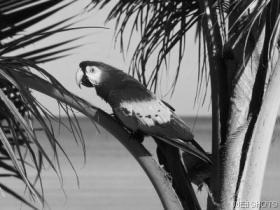
#> input picture org.jpg, 280 x 210 px
$ python Otsu_Segmentation.py
#> lines starting #> are read from the running program, lines starting #| are printed output that depends on the picture; after the words box and inside, x2 and y2 are one past the last pixel; in counts of white or black regions, pixels touching at a corner belong together
import math
import numpy as np
from matplotlib import pyplot as plt
from PIL import Image

threshold_values = {}
h = [1]

def Hist(img):
    row, col = img.shape
    y = np.zeros(256)
    for i in range(0, row):
        for j in range(0, col):
            y[img[i, j]] += 1
    x = np.arange(0, 256)
    plt.bar(x, y, color='b', width=5, align='center', alpha=0.25)
    plt.show()
    return y


def regenerate_img(img, threshold):
    row, col = img.shape
    y = np.zeros((row, col))
    for i in range(0, row):
        for j in range(0, col):
            if img[i, j] >= threshold:
                y[i, j] = 255
            else:
                y[i, j] = 0
    return y


def countPixel(h):
    cnt = 0
    for i in range(0, len(h)):
        if h[i] > 0:
            cnt += h[i]
    return cnt


def wieght(s, e):
    w = 0
    for i in range(s, e):
        w += h[i]
    return w


def mean(s, e):
    m = 0
    w = wieght(s, e)
    for i in range(s, e):
        m += h[i] * i

    return m / float(w)


def variance(s, e):
    v = 0
    m = mean(s, e)
    w = wieght(s, e)
    for i in range(s, e):
        v += ((i - m) ** 2) * h[i]
    v /= w
    return v


def threshold(h):
    cnt = countPixel(h)
    for i in range(1, len(h)):
        vb = variance(0, i)
        wb = wieght(0, i) / float(cnt)
        mb = mean(0, i)

        vf = variance(i, len(h))
        wf = wieght(i, len(h)) / float(cnt)
        mf = mean(i, len(h))

        V2w = wb * (vb) + wf * (vf)
        V2b = wb * wf * (mb - mf) ** 2

        fw = open("trace.txt", "a")
        fw.write('T=' + str(i) + "\n")

        fw.write('Wb=' + str(wb) + "\n")
        fw.write('Mb=' + str(mb) + "\n")
        fw.write('Vb=' + str(vb) + "\n")

        fw.write('Wf=' + str(wf) + "\n")
        fw.write('Mf=' + str(mf) + "\n")
        fw.write('Vf=' + str(vf) + "\n")

        fw.write('within class variance=' + str(V2w) + "\n")
        fw.write('between class variance=' + str(V2b) + "\n")
        fw.write("\n")

        if not math.isnan(V2w):
            threshold_values[i] = V2w


def get_optimal_threshold():
    min_V2w = min(threshold_values.values())
    optimal_threshold = [k for k, v in threshold_values.items() if v == min_V2w]
    print('optimal threshold', optimal_threshold[0])
    return optimal_threshold[0]


image = Image.open('org.jpg').convert("L")
img = np.asarray(image)

h = Hist(img)
#> in Hist, `plt.show()`:
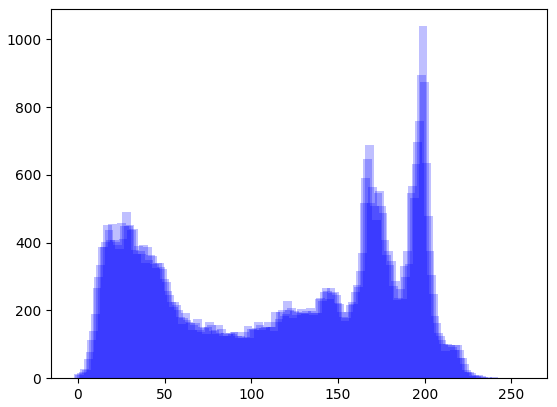
#> figure drawn by matplotlib, 1 panel; tallest bar 1039 high, from x = 196.5 to 201.5
#> h = 256 values, max 1039 at index 199, min 0 at index 246, mean 229.7
threshold(h)
#> the loop in countPixel, `for i in range(0, len(h)):` made 256 passes
#> cnt on passes 1 to 12: 11, 19, 33, 50, 76, 99, 157, 235, 349, 489, 679, 946
#> after the loop in countPixel, `for i in range(0, len(h)):`: cnt = 58800
#> the loop in threshold, `for i in range(1, len(h)):` made 255 passes
#> (vb, wb, mb, vf, wf, mf) on passes 1 to 3: (0, 0.000187, 0, 4536.9, 1, 117.5), (0.244, 0.000323, 0.421, 4535.7, 1, 117.5), (0.749, 0.000561, 1.09, 4533.6, 0.999, 117.5)
op_thres = get_optimal_threshold()
#| optimal threshold 109

res = regenerate_img(img, op_thres)
#> after the loop in regenerate_img, `for i in range(0, row):`:
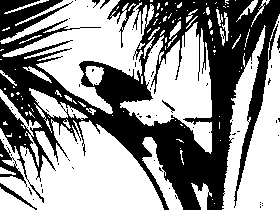
#> y: shape (210, 280) float64; 57.2% white; 68 black regions (60 under 20 px), largest, box (x1, y1, x2, y2) and area: (0, 0, 280, 210) 23036, (0, 0, 73, 41) 1356, (0, 139, 27, 187) 351
plt.imshow(res)
plt.savefig("otsu.png")
